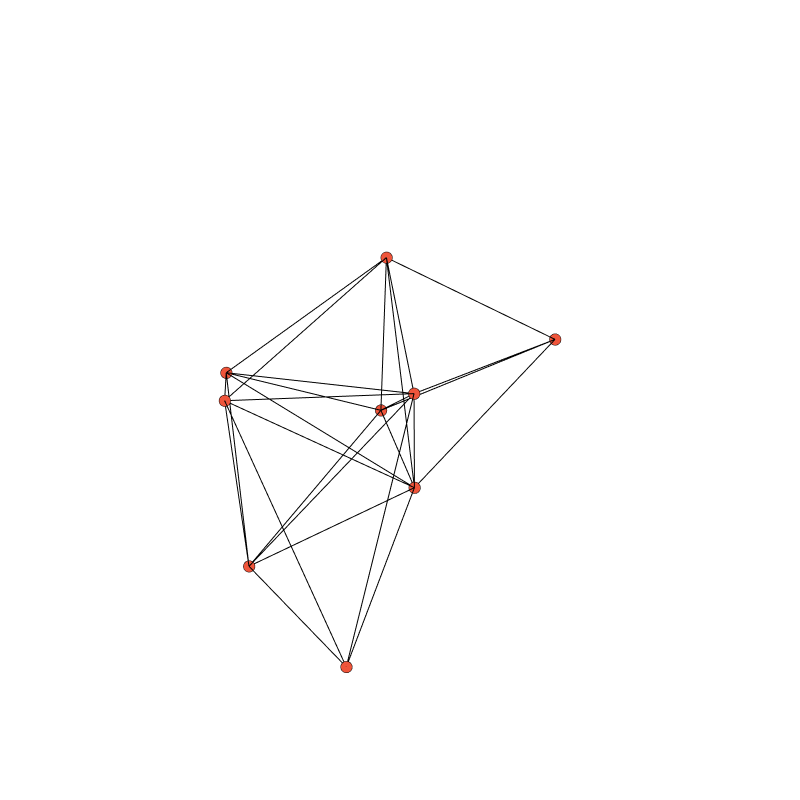

Notebook code cell kept with this figure:
### Code cell
draw_3d_simplicial_complex(T)

### Figure 1 — Plotly figure (JSON) as saved in the notebook; plotly's stock layout.template omitted (floating-point values rounded to 4 significant figures)
{"data": [{"hoverinfo": "none", "line": {"color": "black", "width": 2}, "mode": "lines", "type": "scatter3d", "x": [0.5328, -0.05778, null, 0.5328, 0.5603, null, 0.5328, -0.08029, null, 0.5328, 0.1939, null, 0.5328, -0.4409, null, 0.5328, 0.7126, null, -0.05778, -0.08029, null, -0.05778, 0.1939, null, -0.05778, -0.4409, null, -0.05778, 0.7126, null, -0.05778, -0.4206, null, -0.05778, -1, null, -0.05778, 0.5603, null, -0.08029, 0.5603, null, -0.08029, -0.4409, null, -0.08029, 0.1939, null, -0.08029, -1, null, -0.08029, -0.4206, null, -0.08029, 0.7126, null, -0.4206, 0.1939, null, -0.4206, -0.4409, null, -0.4206, 0.5603, null, -0.4206, -1, null, 0.1939, 0.5603, null, 0.1939, -0.4409, null, 0.5603, 0.7126, null, -0.4409, -1, null], "y": [-0.05285, 0.2134, null, -0.05285, 0.01731, null, -0.05285, 0.2006, null, -0.05285, -0.5914, null, -0.05285, -0.3636, null, -0.05285, 0.7087, null, 0.2134, 0.2006, null, 0.2134, -0.5914, null, 0.2134, -0.3636, null, 0.2134, 0.7087, null, 0.2134, -0.2943, null, 0.2134, 0.1621, null, 0.2134, 0.01731, null, 0.2006, 0.01731, null, 0.2006, -0.3636, null, 0.2006, -0.5914, null, 0.2006, 0.1621, null, 0.2006, -0.2943, null, 0.2006, 0.7087, null, -0.2943, -0.5914, null, -0.2943, -0.3636, null, -0.2943, 0.01731, null, -0.2943, 0.1621, null, -0.5914, 0.01731, null, -0.5914, -0.3636, null, 0.01731, 0.7087, null, -0.3636, 0.1621, null], "z": [-0.4082, 0.2055, null, -0.4082, 0.3812, null, -0.4082, -0.2473, null, -0.4082, 0.04286, null, -0.4082, -0.346, null, -0.4082, -0.0854, null, 0.2055, -0.2473, null, 0.2055, 0.04286, null, 0.2055, -0.346, null, 0.2055, -0.0854, null, 0.2055, 0.4395, null, 0.2055, 0.01777, null, 0.2055, 0.3812, null, -0.2473, 0.3812, null, -0.2473, -0.346, null, -0.2473, 0.04286, null, -0.2473, 0.01777, null, -0.2473, 0.4395, null, -0.2473, -0.0854, null, 0.4395, 0.04286, null, 0.4395, -0.346, null, 0.4395, 0.3812, null, 0.4395, 0.01777, null, 0.04286, 0.3812, null, 0.04286, -0.346, null, 0.3812, -0.0854, null, -0.346, 0.01777, null]}, {"marker": {"colorscale": [[0, "lightgreen"], [1, "magenta"]], "line": {"color": "black", "width": 0.5}, "size": 4, "symbol": "circle"}, "mode": "markers", "type": "scatter3d", "x": [-0.4206, 0.5603, 0.7126, 0.5328, -0.05778, 0.1939, -0.08029, -1, -0.4409], "y": [-0.2943, 0.01731, 0.7087, -0.05285, 0.2134, -0.5914, 0.2006, 0.1621, -0.3636], "z": [0.4395, 0.3812, -0.0854, -0.4082, 0.2055, 0.04286, -0.2473, 0.01777, -0.346]}], "layout": {"height": 800, "hovermode": "closest", "margin": {"t": 100}, "scene": {"xaxis": {"showbackground": false, "showgrid": false, "showline": false, "showticklabels": false, "title": {"text": ""}, "zeroline": false}, "yaxis": {"showbackground": false, "showgrid": false, "showline": false, "showticklabels": false, "title": {"text": ""}, "zeroline": false}, "zaxis": {"showbackground": false, "showgrid": false, "showline": false, "showticklabels": false, "title": {"text": ""}, "zeroline": false}}, "showlegend": false, "width": 800}}
